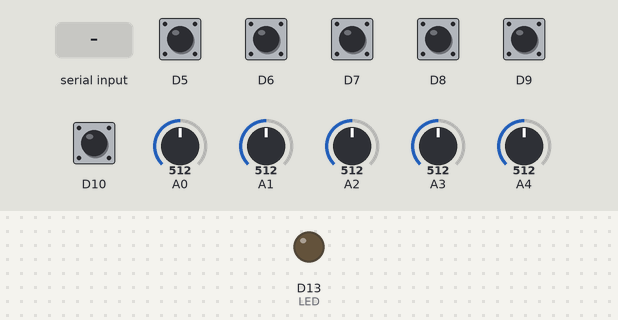
Bench run of a sketch on a simulated Arduino MKR. Shown: output pins drawn as LEDs (lit = HIGH). The test bench sets the inputs (shaded band); at power-on: D5–10 HIGH, A0 = 512, A1 = 512, A2 = 512, A3 = 512, A4 = 512 (analog values on the 0–1023 scale). What the sketch prints to the serial monitor is not drawn.

Above: at 1.4 s.
1.5 s: D5 pulled LOW for 0.15 s
At 2.5 s:
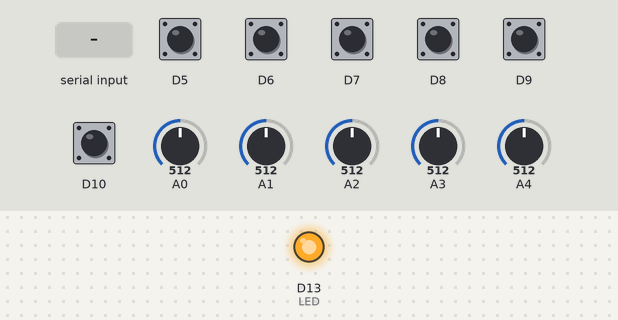
3.1 s: "SAVE\n" received over Serial
4.6 s: "DEFAULTS\n" received over Serial
6.1 s: "SET 90\n" received over Serial
Timing chart, 0 to 8.6 s (numbered marks = the images above; inputs shaded):
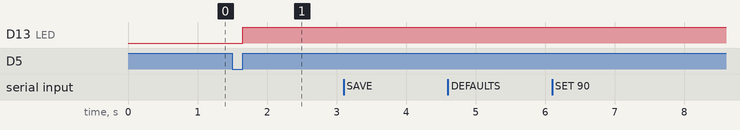

Measured:
- after the input at 1.5 s, D13 (LED): LOW → HIGH after 0.15 s
- after the input at 3.1 s, every drawn part: stays the same
- after the input at 4.6 s, every drawn part: stays the same
- after the input at 6.1 s, every drawn part: stays the same

The sketch:

xiao_mx.ino
```cpp
#include <Arduino.h>
#include <MIDIUSB.h>
#include <FlashStorage.h>

const int LED = 13;

static const uint32_t CFG_MAGIC   = 0x4D584343; // 'MXCC'
static const uint8_t  CFG_VERSION = 1;

struct Config {
  uint32_t magic;
  uint8_t  version;
  uint8_t  midiChannel;  // 1..16
  uint8_t  ccPots[5];
  uint8_t  ccBtns[6];
  uint8_t  reserved[8];
  uint16_t crc;
};

FlashStorage(config_store, Config);
Config cfg;

uint8_t pot_prev[5];
uint8_t btn_prev[6];
String lineBuf;

static uint16_t checksum16(const uint8_t* data, size_t len) {
  uint32_t s = 0;
  for (size_t i = 0; i < len; i++) s += data[i];
  return (uint16_t)(s & 0xFFFF);
}
static uint16_t calcCRC(const Config& c) {
  return checksum16((const uint8_t*)&c, sizeof(Config) - sizeof(c.crc));
}
static void setDefaults(Config& c) {
  c.magic = CFG_MAGIC;
  c.version = CFG_VERSION;
  c.midiChannel = 1;
  for (int i = 0; i < 5; i++) c.ccPots[i] = (uint8_t)(20 + i); // 20..24
  for (int i = 0; i < 6; i++) c.ccBtns[i] = (uint8_t)(40 + i); // 40..45
  memset(c.reserved, 0, sizeof(c.reserved));
  c.crc = calcCRC(c);
}
static bool loadConfig() {
  Config t = config_store.read();
  if (t.magic != CFG_MAGIC) return false;
  if (t.version != CFG_VERSION) return false;
  if (t.crc != calcCRC(t)) return false;
  if (t.midiChannel < 1 || t.midiChannel > 16) return false;
  for (int i = 0; i < 5; i++) if (t.ccPots[i] > 127) return false;
  for (int i = 0; i < 6; i++) if (t.ccBtns[i] > 127) return false;
  cfg = t;
  return true;
}
static void saveConfig() {
  cfg.crc = calcCRC(cfg);
  config_store.write(cfg);
}

static void sendCC(uint8_t cc, uint8_t val, uint8_t ch) {
  midiEventPacket_t ev = {
    0x0B,
    uint8_t(0xB0 | ((ch - 1) & 0x0F)),
    uint8_t(cc & 0x7F),
    uint8_t(val & 0x7F)
  };
  MidiUSB.sendMIDI(ev);
  MidiUSB.flush();
}

static void printConfig(Stream& s) {
  s.println(F("CONFIG"));
  s.print(F("CH=")); s.println(cfg.midiChannel);
  for (int i = 0; i < 5; i++) { s.print(F("P")); s.print(i); s.print(F("=")); s.println(cfg.ccPots[i]); }
  for (int i = 0; i < 6; i++) { s.print(F("B")); s.print(i); s.print(F("=")); s.println(cfg.ccBtns[i]); }
  s.println(F("OK"));
}

static void handleCommand(String cmdLine) {
  cmdLine.trim();
  if (!cmdLine.length()) return;
  String up = cmdLine; up.toUpperCase();

  if (up == "GET") { printConfig(Serial); return; }
  if (up == "SAVE") { saveConfig(); Serial.println(F("OK SAVED")); return; }
  if (up == "DEFAULTS") { setDefaults(cfg); saveConfig(); Serial.println(F("OK DEFAULTS")); printConfig(Serial); return; }

  if (up.startsWith("SET ")) {
    int sp1 = cmdLine.indexOf(' ');
    int sp2 = cmdLine.indexOf(' ', sp1 + 1);
    if (sp2 < 0) { Serial.println(F("ERR usage")); return; }

    String target = cmdLine.substring(sp1 + 1, sp2); target.trim();
    String valueS = cmdLine.substring(sp2 + 1); valueS.trim();
    String t = target; t.toUpperCase();
    int v = valueS.toInt();

    if (t == "CH") { cfg.midiChannel = (uint8_t)constrain(v, 1, 16); Serial.println(F("OK")); return; }

    if (t.length() == 2 && t[0] == 'P') {
      int idx = t[1] - '0';
      if (idx >= 0 && idx <= 4) { cfg.ccPots[idx] = (uint8_t)constrain(v, 0, 127); Serial.println(F("OK")); return; }
    }
    if (t.length() == 2 && t[0] == 'B') {
      int idx = t[1] - '0';
      if (idx >= 0 && idx <= 5) { cfg.ccBtns[idx] = (uint8_t)constrain(v, 0, 127); Serial.println(F("OK")); return; }
    }
    Serial.println(F("ERR bad target"));
  }
}

static void pollSerial() {
  while (Serial.available()) {
    char c = (char)Serial.read();
    if (c == '\r') continue;
    if (c == '\n') { handleCommand(lineBuf); lineBuf = ""; }
    else if (lineBuf.length() < 200) lineBuf += c;
  }
}

static inline uint8_t readPot7(int pin) {
  uint16_t v = analogRead(pin);   // 0..63 (если res=6)
  uint16_t d = (v << 1);          // 0..126
  if (d > 127) d = 127;
  return (uint8_t)d;
}

void setup() {
  pinMode(LED, OUTPUT);
  analogReadResolution(6);

  for (int i = 0; i < 6; i++) { pinMode(5 + i, INPUT_PULLUP); btn_prev[i] = 1; }
  for (int i = 0; i < 5; i++) pot_prev[i] = 255;

  Serial.begin(115200);
  delay(250);

  if (!loadConfig()) { setDefaults(cfg); saveConfig(); }
  printConfig(Serial);
}

void loop() {
  pollSerial();

  for (int i = 0; i < 5; i++) {
    uint8_t v = readPot7(A0 + i);
    if (v != pot_prev[i]) {
      pot_prev[i] = v;
      sendCC(cfg.ccPots[i], v, cfg.midiChannel);
      delay(3);
    }
  }

  for (int i = 0; i < 6; i++) {
    uint8_t s = (uint8_t)digitalRead(5 + i);
    if (s != btn_prev[i]) {
      btn_prev[i] = s;
      uint8_t v = (uint8_t)((1 - s) * 127);
      sendCC(cfg.ccBtns[i], v, cfg.midiChannel);
      digitalWrite(LED, s);
      delay(3);
    }
  }
}
```
